Frame 1 (no input): blank canvas, image omitted
Frame 60 (no input): blank canvas, image omitted
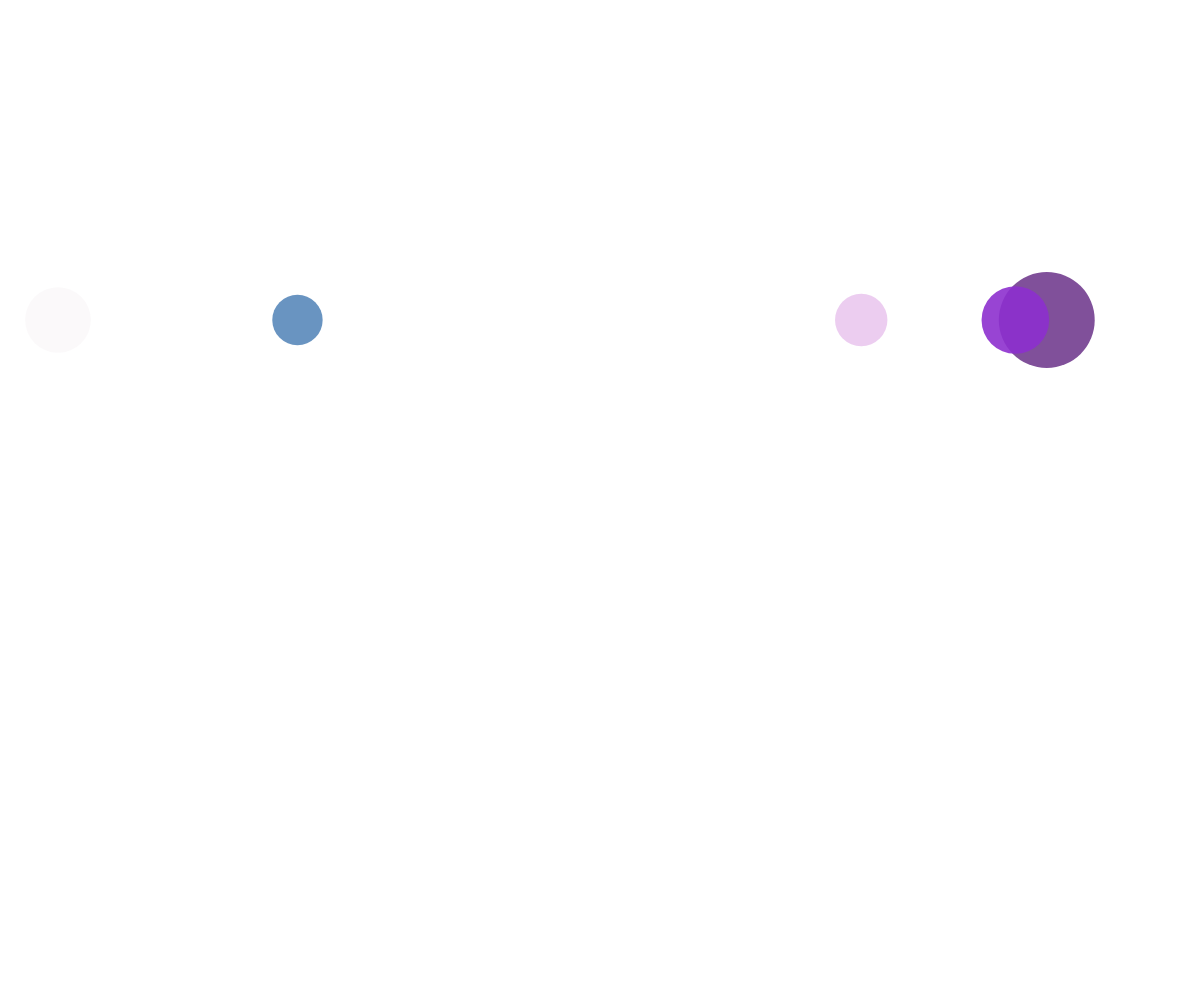
Frame 120 (the mouse pressed at the canvas centre since frame 60)

The p5.js sketch whose frames 1 and 60 were blank and that drew this single picture after the mouse press (run headless with seeded random() and noise() and a simulated clock; from frame 60 on, the mouse is pressed at the canvas centre):

// p5.js sketch
// ── sketch.js
// Bubble Demo

let theBubbles = [];

function setup() {
  createCanvas(windowWidth, windowHeight);

}

function draw() {
  background(255);
  bubbleUp();
  displayBubble();
}

function mousePressed(){
  for (let i=0; i<5; i++){
    spawnBubble();
  }
  
}

function spawnBubble(){
  let bubble = {
    x: random(width),
    y: height/2,
    radius: random(20,50),
    dx: 0,
    dy: -3,
    theColor: color(random(255), random(255), random(255), random(255)),
  };
  theBubbles.push(bubble);
}

function bubbleUp(){
  for (let bubble of theBubbles){
    bubble.y += bubble.dy;

    //jitter sideways
    bubble.x += random(-5,5);
  }
 
}

function displayBubble(){
  for (let bubble of theBubbles){
    noStroke();
    fill(bubble.theColor);
    circle(bubble.x, bubble.y, bubble.radius*2);
  }
}
